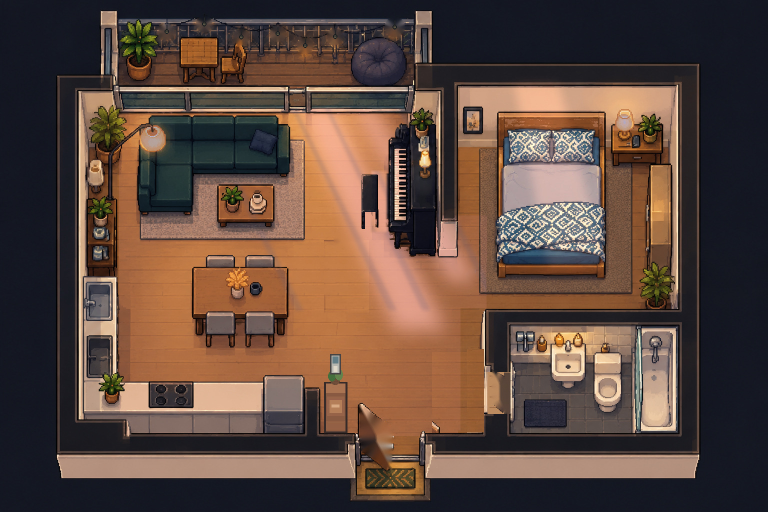
#> input picture editable/app/src/main/assets/light_sunrise.jpg, 1536 x 1024 px (shown at 1/2 size)
$ python generate-bedcover.py ../editable/app/src/main/assets
#> lines starting #> are read from the running program, lines starting #| are printed output that depends on the picture
#!/usr/bin/env python3
"""Generate a tucked patterned duvet from the same indoor artwork for each time."""
from pathlib import Path
from PIL import Image
import numpy as np
import sys
ROOT=Path(sys.argv[1]) if len(sys.argv)>1 else Path('build-project/app/src/main/assets')
W,H=1536,899
x0,x1=994,1220
y0,y1=276,384
for mode in ('sunrise','morning','afternoon','sunset','night'):
    background=Image.open(ROOT/f'light_{mode}.jpg').convert('RGB').resize((W,H),Image.Resampling.BILINEAR)
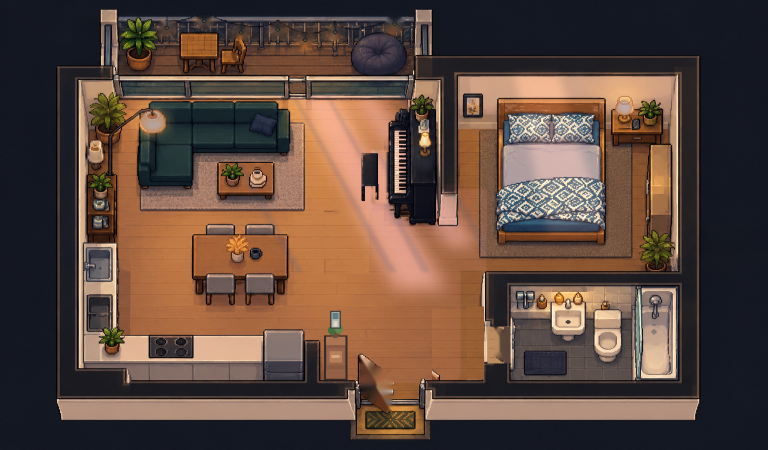
#> background: PIL image 1536x899 RGB (shown at 1/2 size); mean R, G, B 93.7, 72.6, 62.4
    raw=np.asarray(background,dtype=np.uint8)
    h=y1-y0;w=x1-x0
    rgba=np.zeros((h,w,4),dtype=np.uint8)
    for local_y in range(h):
        yy=y0+local_y
        distance=abs(365-yy)
        phase=distance%82
        donor_y=365+(phase if phase<=41 else 82-phase)
        for local_x in range(w):
            xx=x0+local_x
            t=abs((xx-1107)/113)
            top=278.5+5.5*t*t
            at_top=min(1,max(0,(yy-top)/2.2))
            at_bottom=min(1,max(0,(380-yy)/21))
            at_side=min(1,max(0,(xx-x0)/3),max(0,(x1-xx)/3))
            alpha=at_top*at_bottom*at_side
            if alpha<=0:continue
            c=raw[donor_y,xx].astype(np.float32)
            if yy-top<5:c*=.88+min(1,(yy-top)/5)*.12
            rgba[local_y,local_x,:3]=np.clip(c,0,255).astype(np.uint8)
            rgba[local_y,local_x,3]=round(alpha*255)
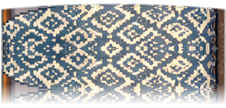
#> rgba: shape (108, 226, 4); mean R, G, B, A 131.2, 132.1, 129.4, 205.3; transparent parts drawn white
    out=ROOT/f'bedcover_{mode}.png'
    Image.fromarray(rgba,'RGBA').save(out,optimize=True)
    print(mode,out.stat().st_size)
#> pass 2 of the loop `for mode in ('sunrise','morning','afternoon','sunset','night'):`:
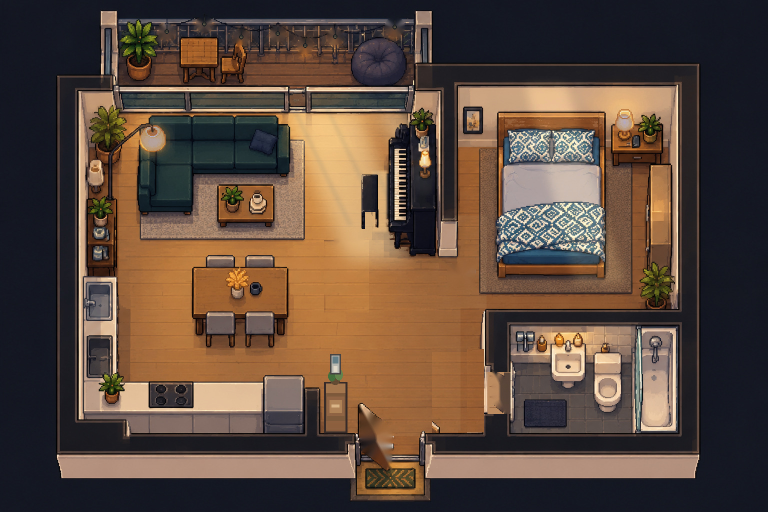
#> input picture editable/app/src/main/assets/light_morning.jpg, 1536 x 1024 px (shown at 1/2 size)
#> `background=Image.open(ROOT/f'light_{mode}.jpg').convert('RGB').resize(..`:
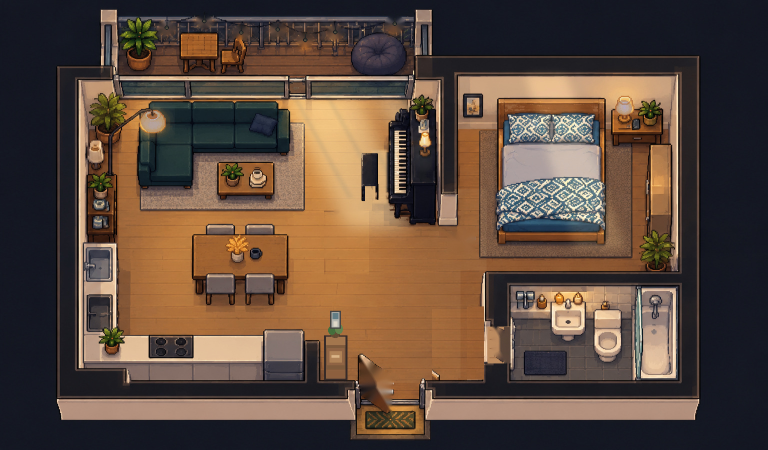
#> background: PIL image 1536x899 RGB (shown at 1/2 size); mean R, G, B 92.1, 73.2, 60.8
#> after the loop `for local_y in range(h):`:
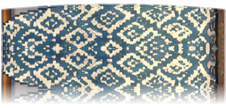
#> rgba: shape (108, 226, 4); mean R, G, B, A 126.2, 132.8, 128.7, 205.3; transparent parts drawn white
